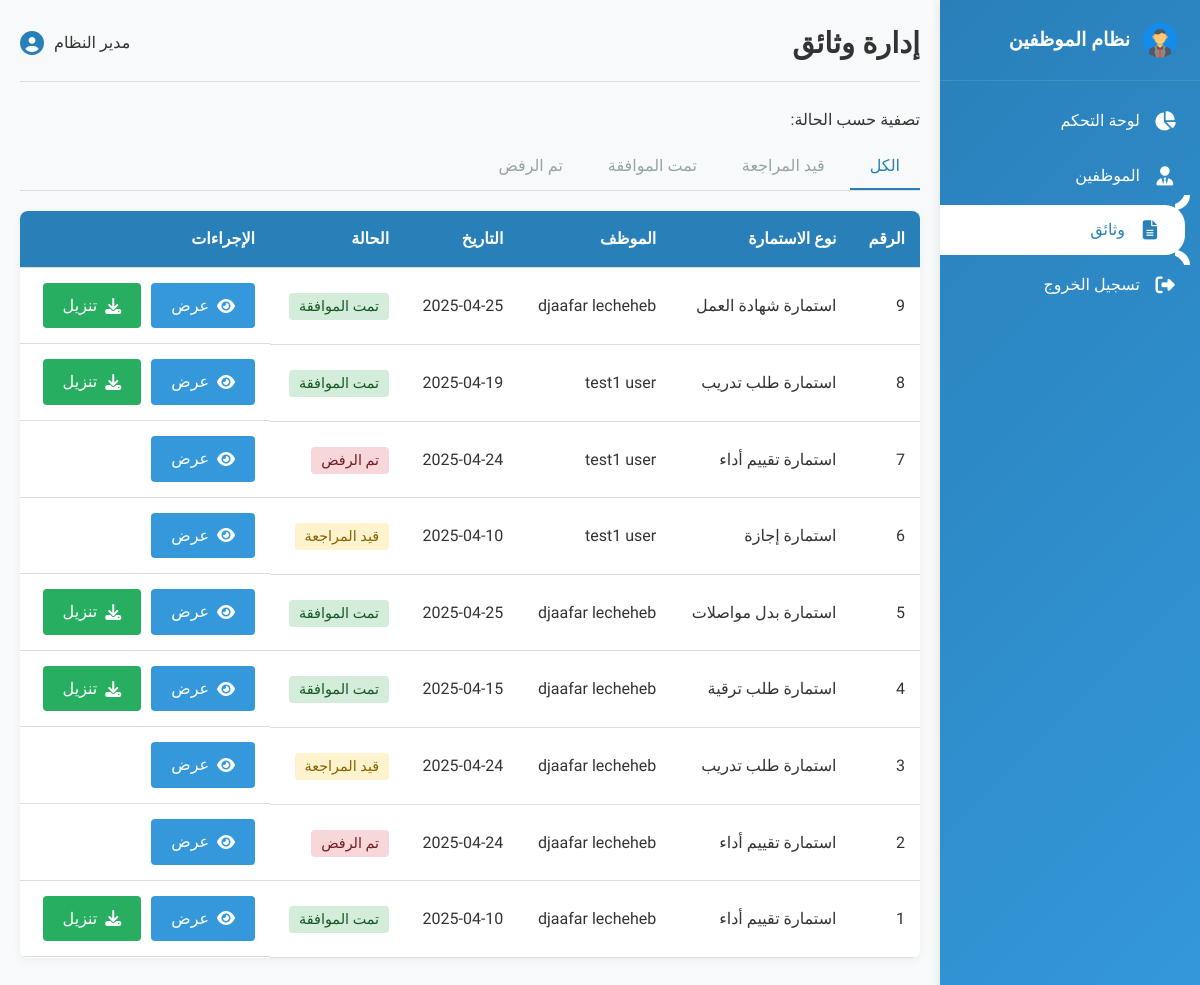
/admin/forms (signed in), run on an earlier commit of the app's database.
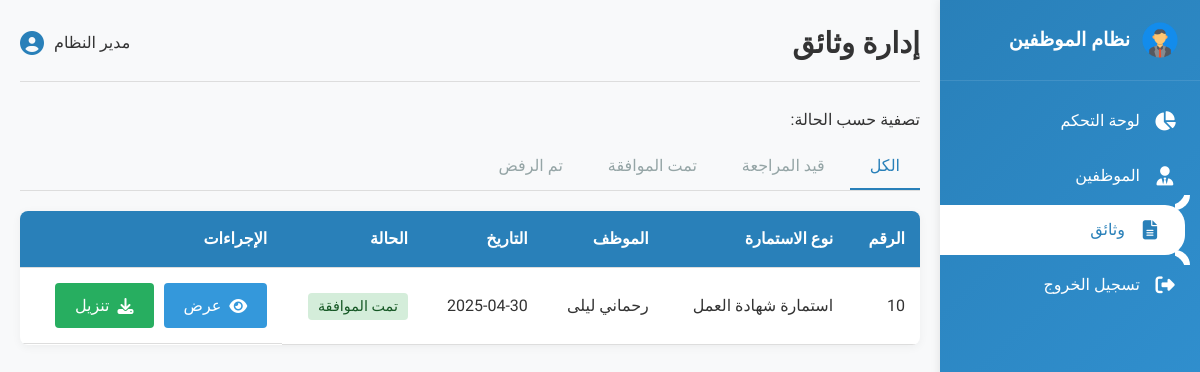
And on a later commit of the database.
### tables this page shows
CREATE TABLE form_requests (
            id INTEGER PRIMARY KEY AUTOINCREMENT,
            teacher_id INTEGER,
            form_type TEXT,
            reason TEXT,
            date TEXT,
            status TEXT DEFAULT 'pending',
            approval_date TEXT,
            form_path TEXT,
            admin_notes TEXT,
            FOREIGN KEY (teacher_id) REFERENCES teachers (id)
        );

CREATE TABLE teachers (
            id INTEGER PRIMARY KEY AUTOINCREMENT,
            username TEXT UNIQUE,
            password TEXT,
            name TEXT,
            years_taught TEXT,
            email TEXT,
            phone TEXT,
            is_admin INTEGER DEFAULT 0
        );

### teacher_form2.py (the view)
    def decorated_function(*args, **kwargs):
        if 'user_id' not in session:
            flash('يرجى تسجيل الدخول أولاً', 'error')
            return redirect(url_for('login'))
        if not session.get('is_admin'):
            flash('غير مصرح لك بالوصول إلى هذه الصفحة', 'error')
            return redirect(url_for('home'))
        return f(*args, **kwargs)

### teacher_form2.py (called while the page is built)
def admin_required(f):
    def decorated_function(*args, **kwargs):
        if 'user_id' not in session:
            flash('يرجى تسجيل الدخول أولاً', 'error')
            return redirect(url_for('login'))
        if not session.get('is_admin'):
            flash('غير مصرح لك بالوصول إلى هذه الصفحة', 'error')
            return redirect(url_for('home'))
        return f(*args, **kwargs)
    decorated_function.__name__ = f.__name__
    return decorated_function

### templates/admin_forms.html (shortened to what the changed rows need)
<!DOCTYPE html>
<html lang="ar" dir="rtl">
<head>
    <link rel="stylesheet" href="/static/css/admin.css">
    <link rel="stylesheet" href="https://cdnjs.cloudflare.com/ajax/libs/font-awesome/6.4.0/css/all.min.css">
</head>
<body>
    <div class="admin-container">
        <div class="sidebar">
            <div class="logo">
                <h2>نظام الموظفين</h2>
            </div>
        </div>
        <div class="main-content">
            <div class="header">
                <h1>إدارة وثائق</h1>
            </div>
            <div class="table-container">
                <table class="data-table">
                    <thead>
                        <tr>
                            <th>الرقم</th>
                            <th>نوع الاستمارة</th>
                            <th>الموظف</th>
                            <th>التاريخ</th>
                            <th>الحالة</th>
                            <th>الإجراءات</th>
                        </tr>
                    </thead>
                    <tbody>
                        {% if form_requests %}
                            {% for form in form_requests %}
                                <tr>
                                    <td>{{ form.id }}</td>
                                    <td>{{ form.form_type }}</td>
                                    <td>{{ form.teacher_name }}</td>
                                    <td>{{ form.date }}</td>
                                    <td>
                                        {% if form.status == 'pending' %}
                                            <span class="status-pending">قيد المراجعة</span>
                                        {% elif form.status == 'approved' %}
                                            <span class="status-approved">تمت الموافقة</span>
                                        {% elif form.status == 'rejected' %}
                                            <span class="status-rejected">تم الرفض</span>
                                        {% endif %}
                                    </td>
                                    <td class="actions">
                                        <a href="{{ url_for('admin_form_details', form_id=form.id) }}" class="btn btn-info">
                                            <i class="fas fa-eye"></i> عرض
                                        </a>
                                        {% if form.status == 'approved' %}
                                            <a href="{{ url_for('download_form', form_id=form.id) }}" class="btn btn-success">
                                                <i class="fas fa-download"></i> تنزيل
                                            </a>
                                        {% endif %}
                                    </td>
                                </tr>
                            {% endfor %}
                        {% else %}
                            <tr>
                                <td colspan="6" class="no-data">لا توجد طلبات استمارات متاحة</td>
                            </tr>
                        {% endif %}
                    </tbody>
                </table>
            </div>
        </div>
    </div>
</body>
</html>

What changed in the data, as far as the page shows it:
removed form_requests: id "9", form_type "استمارة شهادة العمل", teacher_name "djaafar lecheheb", date "2025-04-25", status "تمت الموافقة"
removed form_requests: id "8", form_type "استمارة طلب تدريب", teacher_name "test1 user", date "2025-04-19", status "تمت الموافقة"
removed form_requests: id "7", form_type "استمارة تقييم أداء", teacher_name "test1 user", date "2025-04-24", status "تم الرفض"
removed form_requests: id "6", form_type "استمارة إجازة", teacher_name "test1 user", date "2025-04-10", status "قيد المراجعة"
removed form_requests: id "5", form_type "استمارة بدل مواصلات", teacher_name "djaafar lecheheb", date "2025-04-25", status "تمت الموافقة"
removed form_requests: id "4", form_type "استمارة طلب ترقية", teacher_name "djaafar lecheheb", date "2025-04-15", status "تمت الموافقة"
removed form_requests: id "3", form_type "استمارة طلب تدريب", teacher_name "djaafar lecheheb", date "2025-04-24", status "قيد المراجعة"
removed form_requests: id "2", form_type "استمارة تقييم أداء", teacher_name "djaafar lecheheb", date "2025-04-24", status "تم الرفض"
removed form_requests: id "1", form_type "استمارة تقييم أداء", teacher_name "djaafar lecheheb", date "2025-04-10", status "تمت الموافقة"
added form_requests: id "10", form_type "استمارة شهادة العمل", teacher_name "رحماني ليلى", date "2025-04-30", status "تمت الموافقة"
